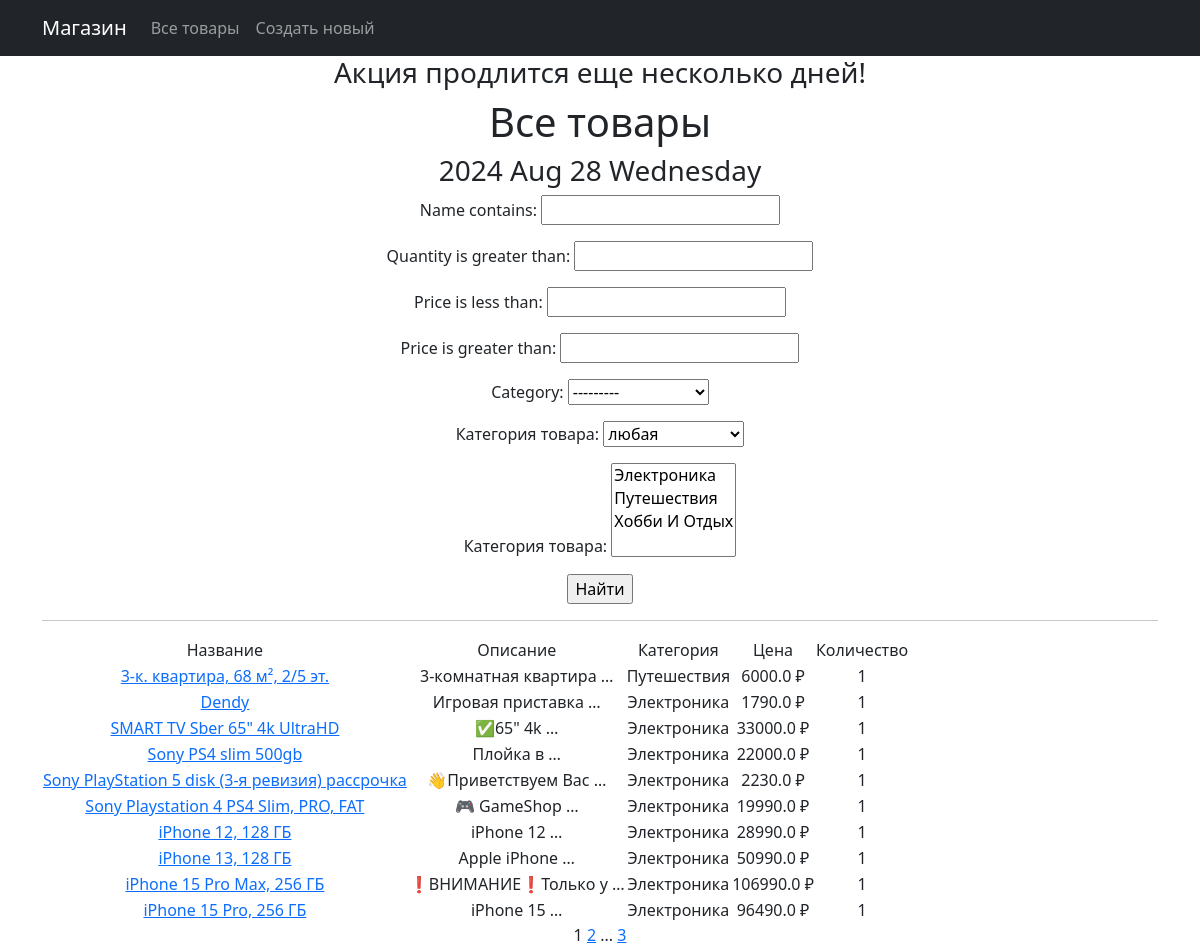
The app's page /products/, older data.
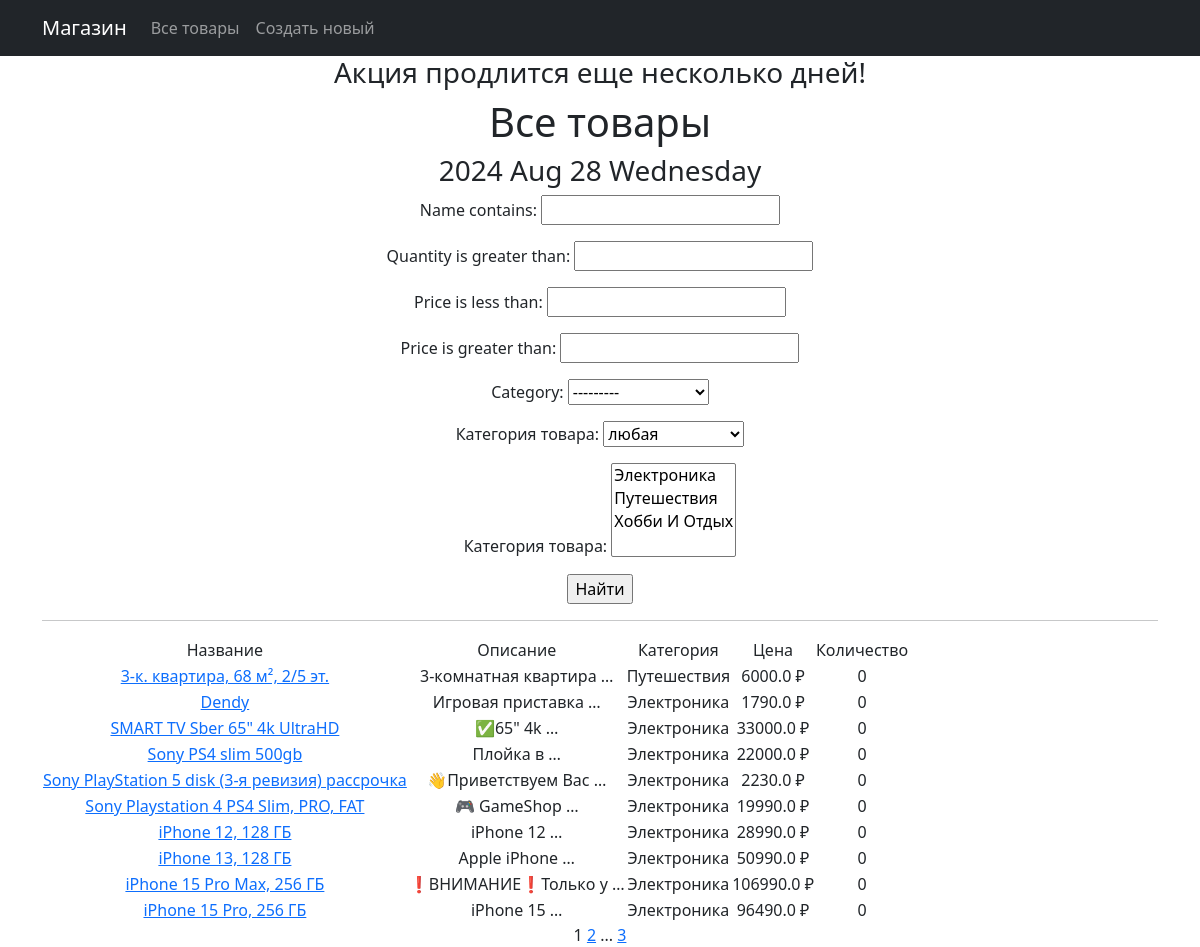
The same page, newer data.
### simpleapp/models.py (models this page shows, shortened)
class Product(models.Model):
    name = models.CharField(
        max_length=50,
        unique=True,  # названия товаров не должны повторяться
    )
    description = models.TextField()
    quantity = models.IntegerField(
        validators=[MinValueValidator(0)],
    )
    category = models.ForeignKey(
        to='Category',
        on_delete=models.CASCADE,
        related_name='products',  # все продукты в категории будут доступны через поле products
    )
    price = models.FloatField(
        validators=[MinValueValidator(0.0)],
    )

class Category(models.Model):
    name = models.CharField(max_length=100, unique=True, help_text='category name')
    def __str__(self):
        return self.name.title()

### simpleapp/views.py (the view)
# urls.py: path('', ProductsList.as_view(), name='product_list'),
class ProductsList(ListView):
    model = Product
    ordering = 'name'
    template_name = 'products.html'
    context_object_name = 'products'
    paginate_by = 10  # вот так мы можем указать количество записей на странице
    def get_queryset(self):
        queryset = super().get_queryset()
        self.filterset = ProductFilter(self.request.GET, queryset)
        return self.filterset.qs
    def get_context_data(self, **kwargs):
        context = super().get_context_data(**kwargs)
        context['string'] = gettext('The promotion will last for a few more days!')
        context['filterset'] = self.filterset
        return context

### simpleapp/templatetags/custom_filters.py (called while the page is built)
@register.filter()
def currency(value, code='rub'):
    postfix = CURRENCIES_SYMBOLS[code]
    return f'{value} {postfix}'

### simpleapp/templatetags/custom_tags.py (called while the page is built)
@register.simple_tag()
def current_time(format_string='%b %d %Y'):
    return datetime.utcnow().strftime(format_string)

@register.simple_tag(takes_context=True)
def url_replace(context, **kwargs):
    d = context['request'].GET.copy()
    for k, v in kwargs.items():
        d[k] = v
    return d.urlencode()

### templates/products.html (shortened to what this page needs)
{% extends 'flatpages/default.html' %}
{% load custom_filters %}
{% load custom_tags %}
{% load cache %}
{% block content %}
<h3>{{ string }}</h3>
<h1>Все товары</h1>
<h3>{% current_time '%Y %b %d %A' %}</h3>
<form action="" method="get">
    {{ filterset.form.as_p }}
    <input type="submit" value="Найти"/>
</form>
<hr>
{% if products %}
<table>
    <tr>
        <td>Название</td>
        <td>Описание</td>
        <td>Категория</td>
        <td>Цена</td>
        <td>Количество</td>
    </tr>
    {% for product in products %}
    <tr>
        <td><a href="{% url 'product_detail' product.id %}">{{ product.name }}</a></td>
        <td>{{ product.description|truncatewords:2 }}</td>
        <td>{{ product.category.name }}</td>
        <td>{{ product.price|currency }}</td>
        <td>{{ product.quantity }}</td>
    </tr>
    {% endfor %}
</table>
{% else %}
<h2>Товаров нет!</h2>
{% endif %}
{{ page_obj.number }}
{% if page_obj.has_next %}
<a href="?{% url_replace page=page_obj.next_page_number %}">{{ page_obj.next_page_number }}</a>
{% if paginator.num_pages != page_obj.next_page_number %}
...
<a href="?{% url_replace page=page_obj.paginator.num_pages %}">{{ page_obj.paginator.num_pages }}</a>
{% endif %}
{% endif %}
{% endblock content %}

### templates/flatpages/default.html (shortened to what this page needs)
<!DOCTYPE html>
<html lang="en">
<head>
    {% load static %}
    <link href="{% static 'css/styles.css' %}" rel="stylesheet"/>
</head>
<body>
<nav class="navbar navbar-expand-lg navbar-dark bg-dark static-top">
    <div class="container">
        <a class="navbar-brand" href="/">Магазин</a>
        <div class="collapse navbar-collapse" id="navbarResponsive">
            <ul class="navbar-nav ml-auto">
                <li class="nav-item active">
                    <a class="nav-link" href="/products/">Все товары
                    </a>
                </li>
                <li class="nav-item">
                    <a class="nav-link" href="/products/create/">Создать новый</a>
                </li>
            </ul>
        </div>
    </div>
</nav>
<div class="container">
    <div class="row">
        <div class="col-lg-12 text-center">
            {% block content %}{% endblock content %}
        </div>
    </div>
</div>
</body>
</html>

Row changes from the older to the newer data that the page shows:
changed Product "3-к. квартира, 68 м², 2/5 эт.": quantity "1" → "0"
changed Product "Dendy": quantity "1" → "0"
changed Product "SMART TV Sber 65\" 4k UltraHD": quantity "1" → "0"
changed Product "Sony PS4 slim 500gb": quantity "1" → "0"
changed Product "Sony PlayStation 5 disk (3-я ревизия) рассрочка": quantity "1" → "0"
changed Product "Sony Playstation 4 PS4 Slim, PRO, FAT": quantity "1" → "0"
changed Product "iPhone 12, 128 ГБ": quantity "1" → "0"
changed Product "iPhone 13, 128 ГБ": quantity "1" → "0"
changed Product "iPhone 15 Pro Max, 256 ГБ": quantity "1" → "0"
changed Product "iPhone 15 Pro, 256 ГБ": quantity "1" → "0"
